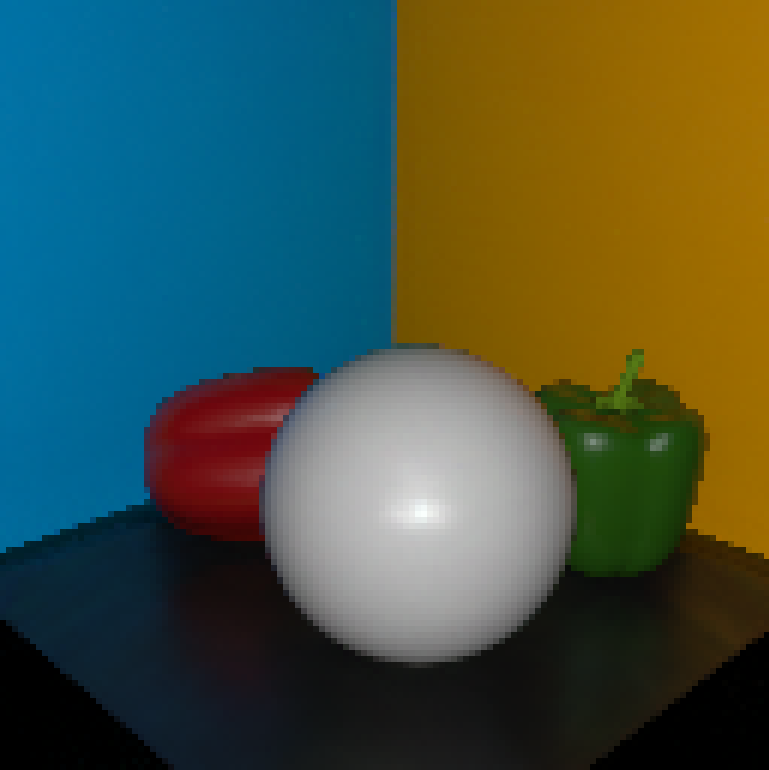
#> input picture sensor_responses/constant_response.png, 769 x 770 px; its folder holds only this picture in this run
$ python -i make_moving_videos_2.py   (imports and definitions only)   (older library calls are emulated)
#> lines starting #> are read from the running program, lines starting #| are printed output that depends on the picture
import numpy as np
import os
import tqdm
import h5py
from glob import glob
import skimage.io
import cv2
from tqdm import tqdm
from scipy.ndimage import gaussian_filter1d
from scipy.ndimage import gaussian_filter
import matplotlib


matplotlib.rcParams['pdf.fonttype'] = 42
matplotlib.rcParams['ps.fonttype'] = 42


# [104 lines left out: functions scale_value_hsv, apply_3d_gaussian_filter, apply_gaussian_filter, gray_world, not called in this run]


def sharpen_color_image(image, alpha=2.0, color=True):
    """Sharpens a color image using Laplacian filtering."""
#> called with alpha = 2, color = True

    if not color:
        laplacian = cv2.Laplacian(image, cv2.CV_32F)
        laplacian = laplacian.astype('uint8')
        return cv2.addWeighted(image, 1.0, laplacian, alpha, 0)


    # Apply Laplacian filter directly to each color channel
    laplacian_b = cv2.Laplacian(image[:, :, 0], cv2.CV_64F)
    laplacian_b = laplacian_b.astype('uint8')
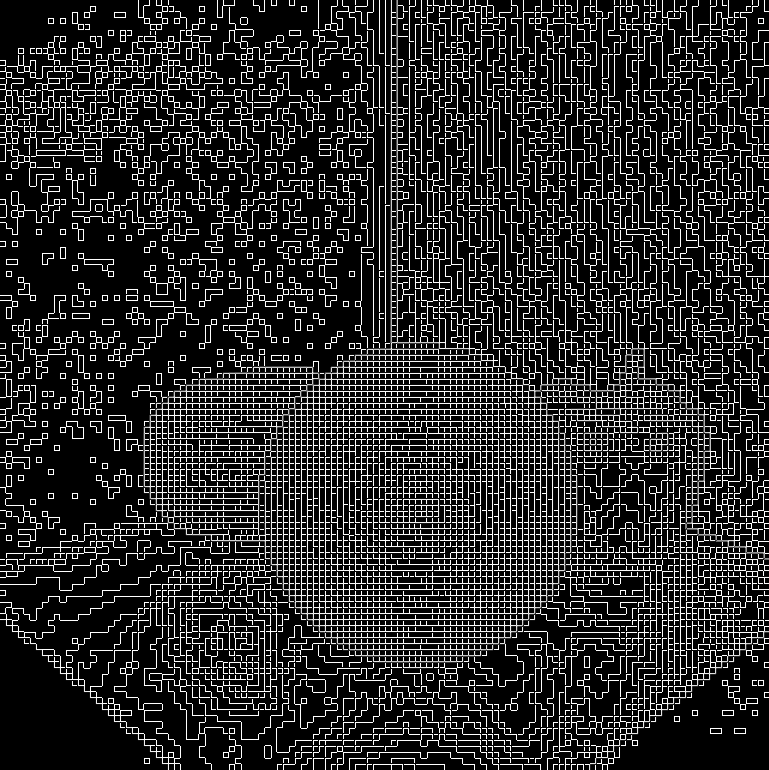
#> laplacian_b: shape (770, 769); min 0, max 255, mean 43.3
    laplacian_g = cv2.Laplacian(image[:, :, 1], cv2.CV_64F)
    laplacian_g = laplacian_g.astype('uint8')
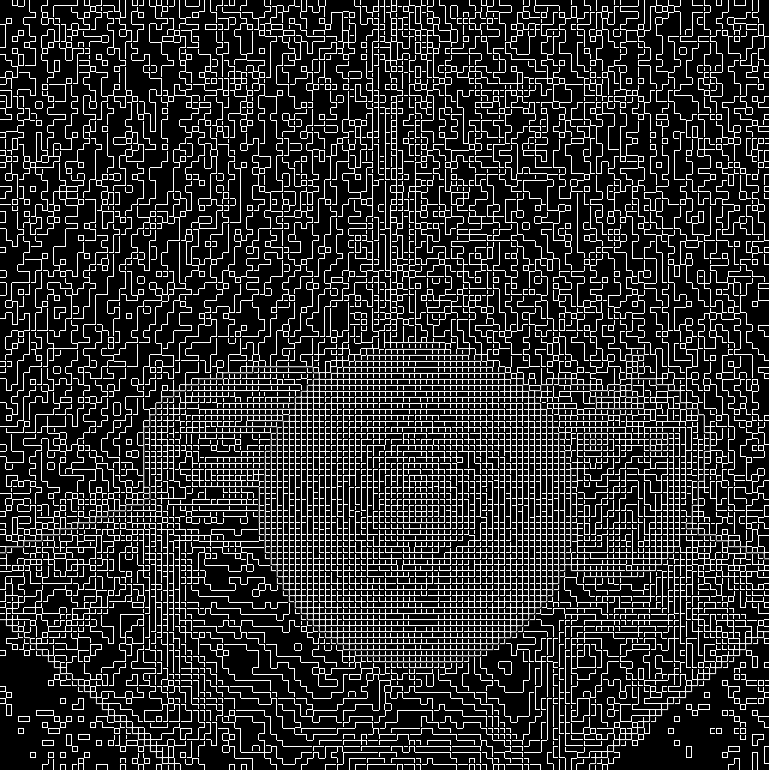
#> laplacian_g: shape (770, 769); min 0, max 255, mean 46.1
    laplacian_r = cv2.Laplacian(image[:, :, 2], cv2.CV_64F)
    laplacian_r = laplacian_r.astype('uint8')
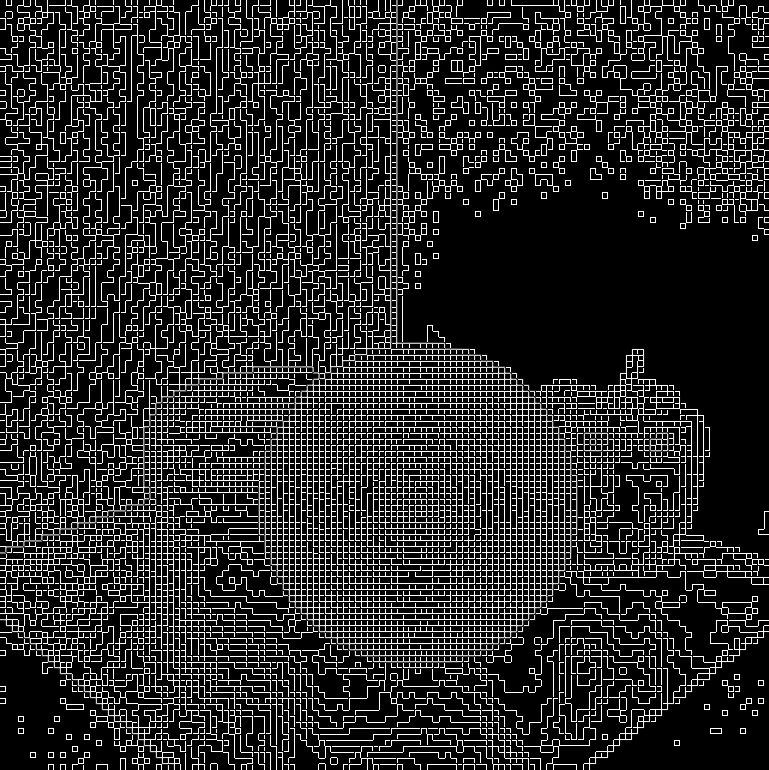
#> laplacian_r: shape (770, 769); min 0, max 255, mean 41.8

    # Combine sharpened channels back into color image
    sharpened_b = cv2.addWeighted(image[:, :, 0], 1.0, laplacian_b, alpha, 0)
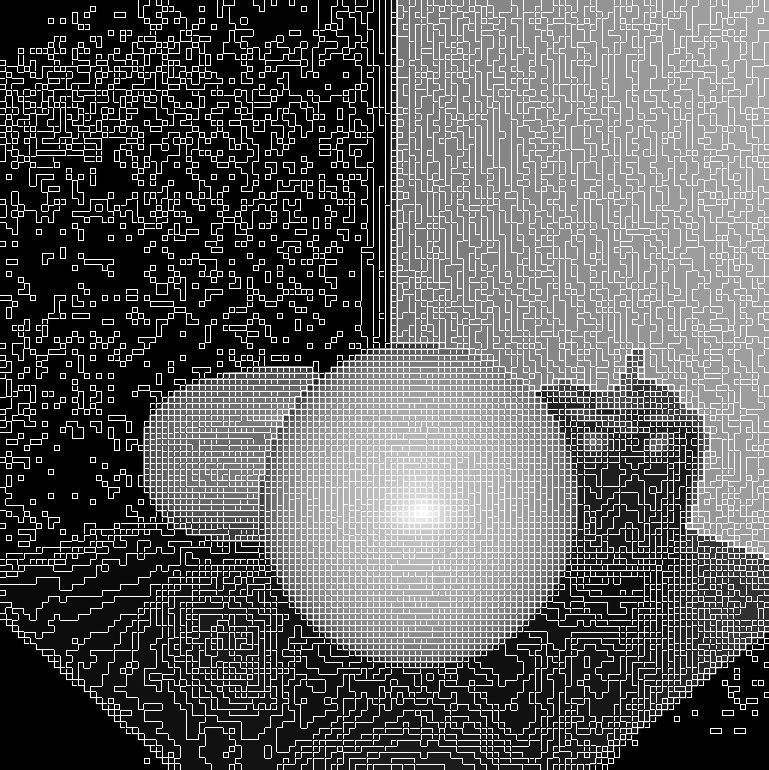
#> sharpened_b: shape (770, 769); min 0, max 255, mean 96.9
    sharpened_g = cv2.addWeighted(image[:, :, 1], 1.0, laplacian_g, alpha, 0)
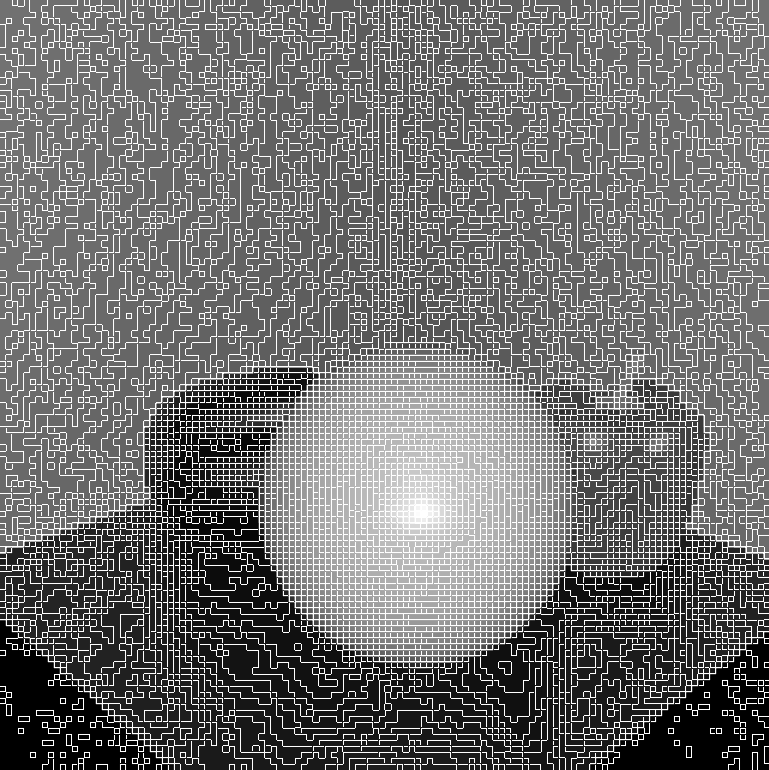
#> sharpened_g: shape (770, 769); min 0, max 255, mean 114.4
    sharpened_r = cv2.addWeighted(image[:, :, 2], 1.0, laplacian_r, alpha, 0)
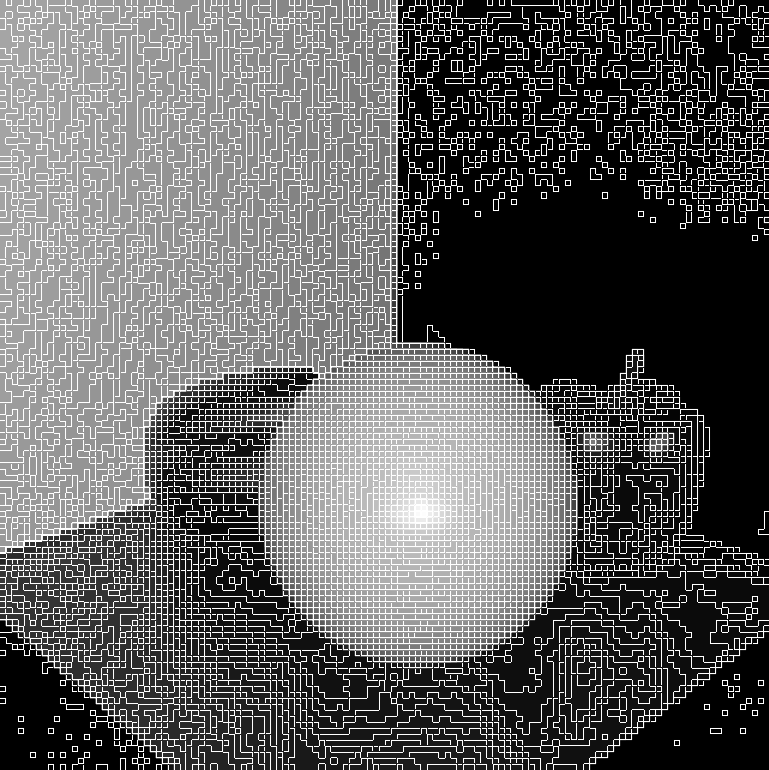
#> sharpened_r: shape (770, 769); min 0, max 255, mean 97.2
    sharpened_image = cv2.merge([sharpened_b, sharpened_g, sharpened_r])
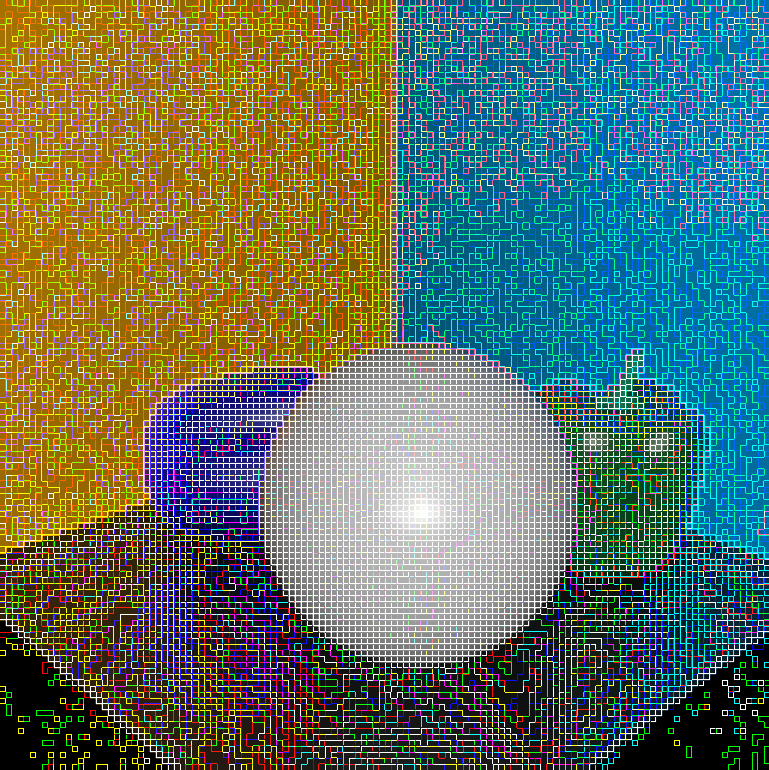
#> sharpened_image: shape (770, 769, 3); mean of channels 0, 1, 2 96.9, 114.4, 97.2; drawn as B, G, R

    return sharpened_image


# [22 lines left out: functions increase_saturation_hsv, read_h5, not called in this run]


def normalize(img):
    return (img - img.min()) / (img.max() - img.min())


names = {"direct": "cache_direct_color",
         "indirect": "cache_indirect_color",
         "transients":"cache_time_slice",
         "intensity": "color_cache0"}

# [106 lines left out: functions extract_transient_frames, combine_into_rgb, add_text_to_frame, not called in this run]


# [36 lines not run here, left out]

>>> import cv2
>>> picture = cv2.cvtColor(cv2.imread('sensor_responses/constant_response.png'), cv2.COLOR_BGR2RGB)
>>> result = sharpen_color_image(picture)

$ run again, on sensor_responses/cw_tof_phase_0.png
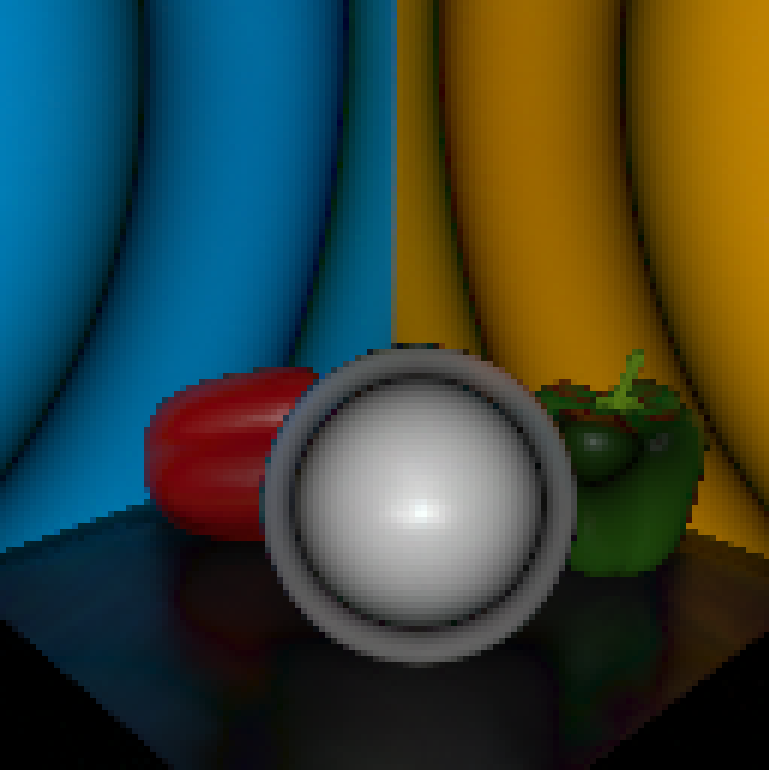
#> input picture sensor_responses/cw_tof_phase_0.png, 769 x 770 px
#> in sharpen_color_image, `sharpened_r = cv2.addWeighted(image[:, :, 2], 1.0, laplacian_r, alpha,..`:
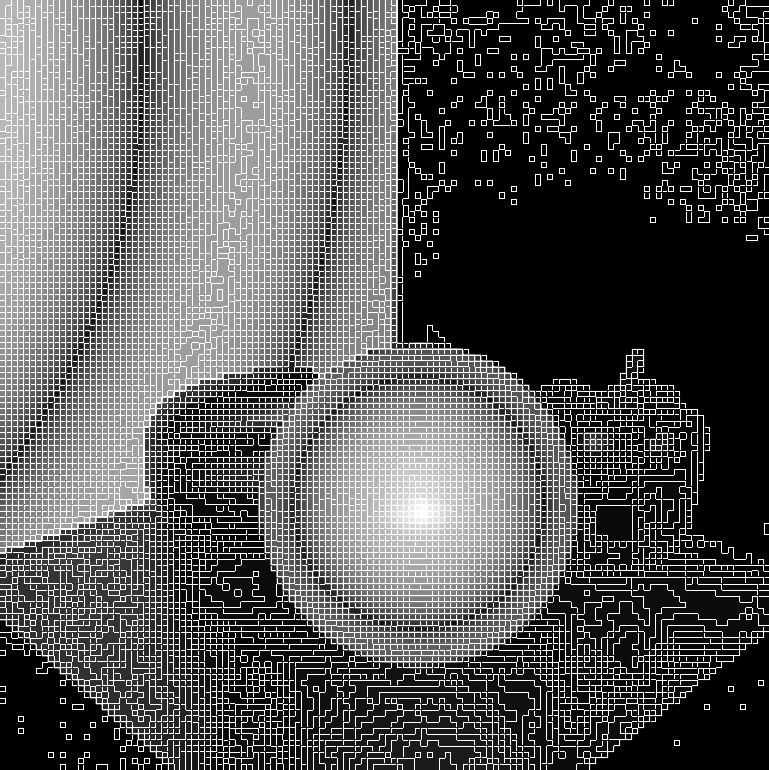
#> sharpened_r: shape (770, 769); min 0, max 255, mean 90.4
#> in sharpen_color_image, `sharpened_image = cv2.merge([sharpened_b, sharpened_g, sharpened_r])`:
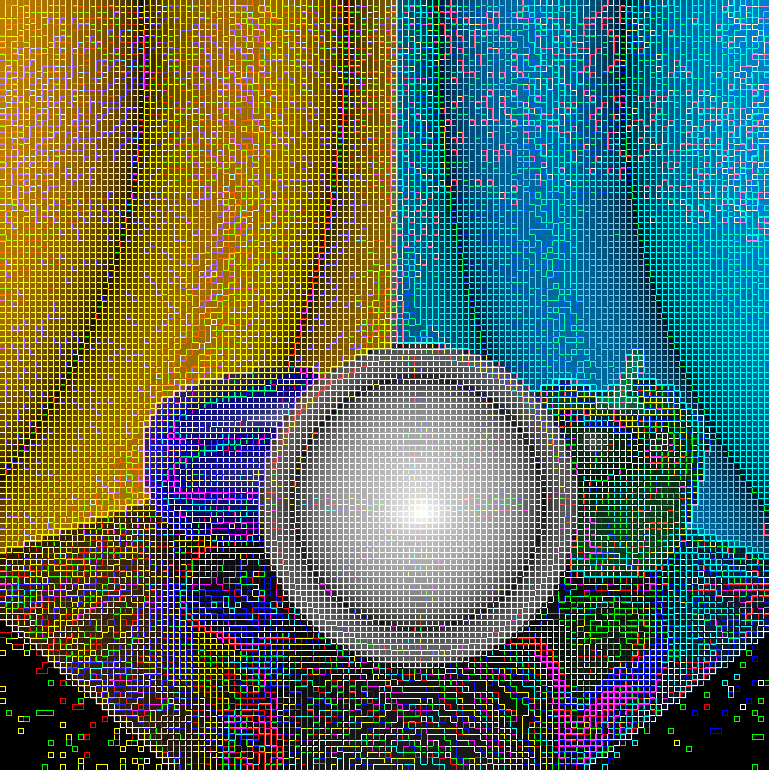
#> sharpened_image: shape (770, 769, 3); mean of channels 0, 1, 2 91.6, 110.9, 90.4; drawn as B, G, R

$ run again, on sensor_responses/cw_tof_phase_3pi_2.png
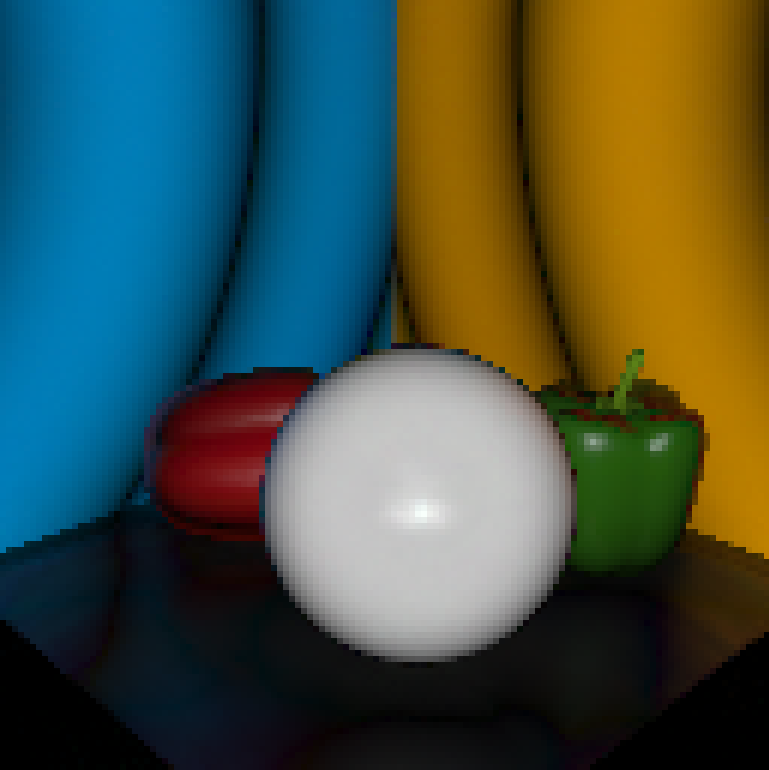
#> input picture sensor_responses/cw_tof_phase_3pi_2.png, 769 x 770 px
#> in sharpen_color_image, `sharpened_r = cv2.addWeighted(image[:, :, 2], 1.0, laplacian_r, alpha,..`:
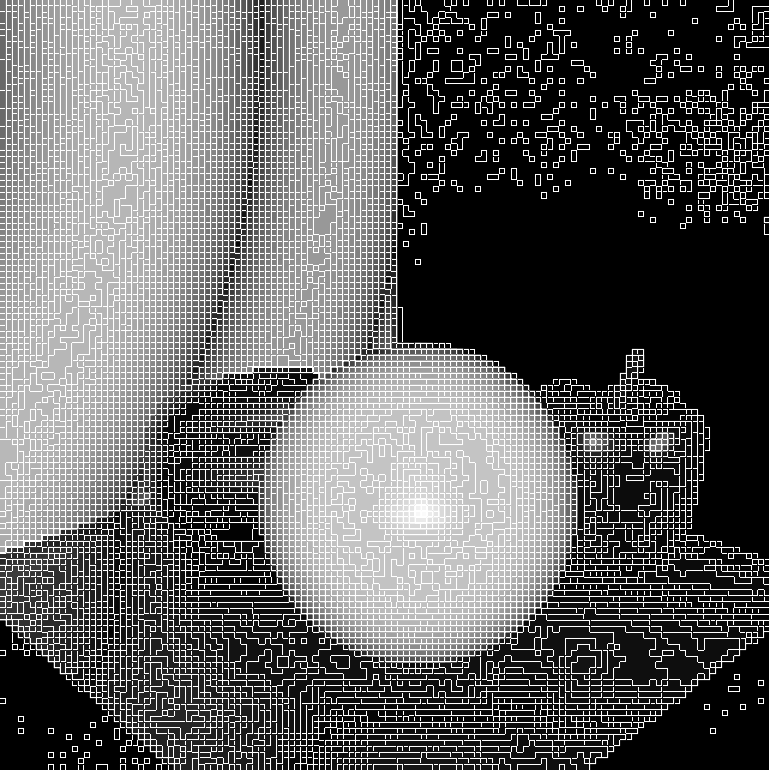
#> sharpened_r: shape (770, 769); min 0, max 255, mean 99.2
#> in sharpen_color_image, `sharpened_image = cv2.merge([sharpened_b, sharpened_g, sharpened_r])`:
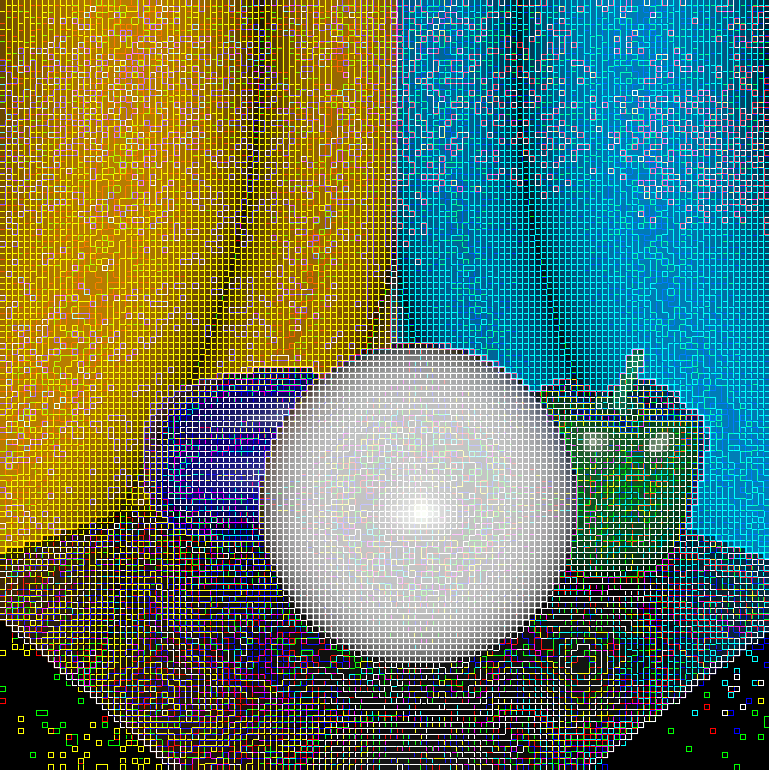
#> sharpened_image: shape (770, 769, 3); mean of channels 0, 1, 2 99.2, 120.1, 99.2; drawn as B, G, R
